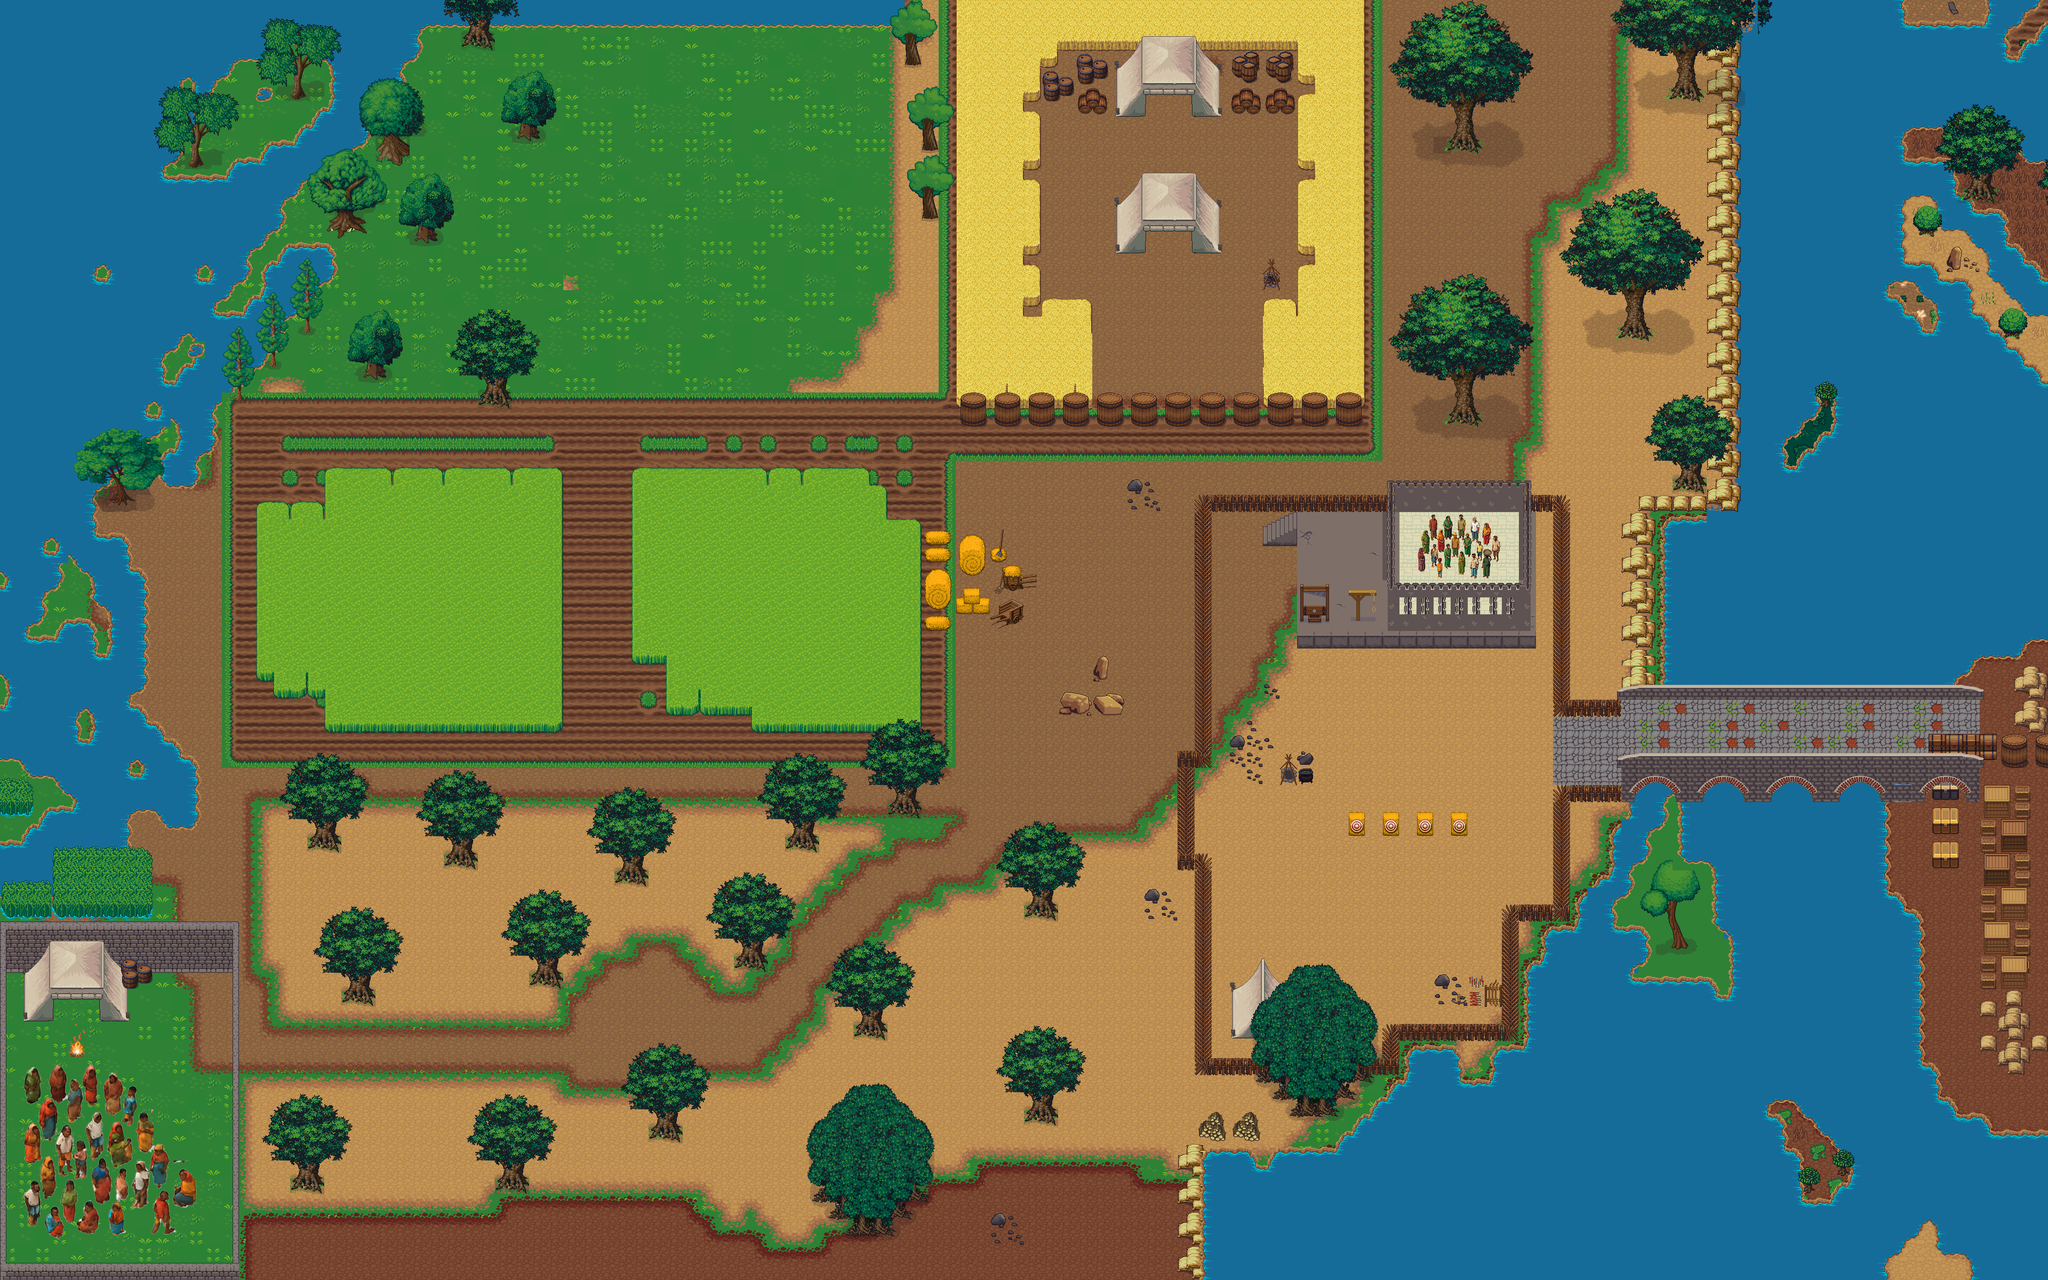

Tiled map render using the project's own tile images. Description and the map definition, with tile-layer contents summarised, below:
An orthogonal 120x75 tile map with 32x32 px tiles, 26 tile layers (Bridge Collision, Grass, Mati, Mati Textures, ...), 2 hidden layers not drawn, 14 tilesets and 6 objects.

<map version="1.10" tiledversion="1.11.2" orientation="orthogonal" renderorder="right-down" width="120" height="75" tilewidth="32" tileheight="32" infinite="0" nextlayerid="127" nextobjectid="12">
 <tileset firstgid="1" name="terrain" tilewidth="32" tileheight="32" tilecount="1024" columns="32">
  <image source="../Assets/terrain.png" trans="000000" width="1024" height="1024" />
  <tile id="175">
   <animation>
    <frame tileid="175" duration="500" />
    <frame tileid="176" duration="500" />
    <frame tileid="177" duration="500" />
   </animation>
  </tile>
  <tile id="187">
   <animation>
    <frame tileid="187" duration="500" />
    <frame tileid="188" duration="500" />
    <frame tileid="189" duration="500" />
   </animation>
  </tile>
  <tile id="268">
   <objectgroup draworder="index">
    <object id="5" x="20.9091" y="13.1818" width="11.0909" height="18.7273" />
    <object id="6" x="15.2727" y="13.1818" width="7.90909" height="18.8182" />
    <object id="7" x="10.1818" y="15.1818" width="5.63636" height="16.6364" />
    <object id="8" x="10.7273" y="14.5455" width="4.54545" height="5" />
    <object id="9" x="5" y="15.4545" width="6.27273" height="16.2727" />
    <object id="10" x="1.18182" y="19.4545" width="6.27273" height="12.4545" />
   </objectgroup>
  </tile>
  <wangsets>
   <wangset name="Terrains" type="mixed" tile="-1" />
  </wangsets>
 </tileset>
 <tileset firstgid="1025" name="trees-pale" tilewidth="32" tileheight="32" tilecount="1024" columns="32">
  <image source="../Assets/trees-pale.png" trans="000000" width="1024" height="1024" />
 </tileset>
 <tileset firstgid="2049" name="decorations-medieval" tilewidth="32" tileheight="32" tilecount="1024" columns="16">
  <image source="../Assets/decorations-medieval.png" trans="000000" width="512" height="2048" />
 </tileset>
 <tileset firstgid="3073" name="PathAndObjects" tilewidth="32" tileheight="32" tilecount="256" columns="16">
  <image source="../Assets/PathAndObjects.png" trans="000000" width="512" height="512" />
 </tileset>
 <tileset firstgid="3329" name="fence_medieval" tilewidth="32" tileheight="32" tilecount="512" columns="16">
  <image source="../Assets/fence_medieval.png" trans="000000" width="512" height="1024" />
  <wangsets>
   <wangset name="Terrains" type="mixed" tile="-1" />
  </wangsets>
 </tileset>
 <tileset firstgid="3841" name="stone-bridge2" tilewidth="32" tileheight="32" tilecount="160" columns="16">
  <image source="../Assets/stone-bridge2.png" trans="000000" width="512" height="320" />
 </tileset>
 <tileset firstgid="4001" name="container" tilewidth="32" tileheight="32" tilecount="1024" columns="16">
  <image source="../Assets/container.png" trans="000000" width="512" height="2048" />
 </tileset>
 <tileset firstgid="5025" name="collisions" tilewidth="32" tileheight="32" tilecount="1" columns="1">
  <image source="../Assets/collisions.jpg" trans="000000" width="32" height="32" />
 </tileset>
 <tileset firstgid="5026" name="terrain" tilewidth="32" tileheight="32" tilecount="1024" columns="32">
  <image source="../Assets/terrain.png" trans="000000" width="1024" height="1024" />
  <tile id="187" probability="0.2" />
  <tile id="188" probability="0.4" />
  <tile id="189" probability="0.1" />
  <tile id="352" probability="0.005" />
  <tile id="353" probability="0.03" />
  <tile id="354" probability="0.2" />
  <tile id="355" probability="0.04" />
  <tile id="356" probability="0.02" />
  <tile id="358" probability="0.06" />
  <tile id="359" probability="0.06" />
  <tile id="360" probability="0.1" />
  <wangsets>
   <wangset name="Terrains" type="mixed" tile="-1" />
  </wangsets>
 </tileset>
 <tileset firstgid="6050" name="fence_medieval" tilewidth="32" tileheight="32" tilecount="1024" columns="16">
  <image source="../Assets/decorations-medieval.png" trans="000000" width="512" height="2048" />
  <wangsets>
   <wangset name="Terrains" type="mixed" tile="-1" />
  </wangsets>
 </tileset>
 <tileset firstgid="7074" name="trees-pale" tilewidth="32" tileheight="32" tilecount="1024" columns="32">
  <image source="../Assets/trees-pale.png" trans="000000" width="1024" height="1024" />
 </tileset>
 <tileset firstgid="8098" name="container" tilewidth="32" tileheight="32" tilecount="1024" columns="16">
  <image source="../Assets/container.png" trans="000000" width="512" height="2048" />
 </tileset>
 <tileset firstgid="9122" name="Villagers" tilewidth="32" tileheight="32" tilecount="28" columns="7">
  <image source="../Assets/Villagers.png" trans="000000" width="224" height="128" />
 </tileset>
 <tileset firstgid="9150" name="Villagers-2" tilewidth="32" tileheight="32" tilecount="121" columns="11">
  <image source="../Assets/Villagers-2.png" trans="000000" width="352" height="352" />
 </tileset>
 <layer id="118" name="Bridge Collision" width="120" height="75">
  <data>[9000 cells, 11 non-empty, 1 distinct tile ids]</data>
 </layer>
 <layer id="92" name="Water" width="120" height="75" visible="0">
  <data>[9000 cells, 7485 non-empty, 1 distinct tile ids]</data>
 </layer>
 <layer id="93" name="Grass" width="120" height="75">
  <data>[9000 cells, 8560 non-empty, 9 distinct tile ids]</data>
 </layer>
 <layer id="94" name="Mati" width="120" height="75">
  <data>[9000 cells, 6022 non-empty, 37 distinct tile ids]</data>
 </layer>
 <layer id="95" name="Mati Textures" width="120" height="75">
  <data>[9000 cells, 31 non-empty, 11 distinct tile ids]</data>
 </layer>
 <layer id="109" name="River Paar" width="120" height="75">
  <data>[9000 cells, 110 non-empty, 9 distinct tile ids]</data>
 </layer>
 <layer id="96" name="River" width="120" height="75">
  <data>[9000 cells, 1216 non-empty, 15 distinct tile ids]</data>
 </layer>
 <layer id="108" name="Tile Layer 15" width="120" height="75">
  <data>[9000 cells, 1217 non-empty, 26 distinct tile ids]</data>
 </layer>
 <layer id="99" name="Khet" width="120" height="75">
  <data>[9000 cells, 908 non-empty, 62 distinct tile ids]</data>
 </layer>
 <layer id="100" name="Pass" width="120" height="75">
  <data>[9000 cells, 30 non-empty, 8 distinct tile ids]</data>
 </layer>
 <layer id="101" name="Fench" width="120" height="75">
  <data>[9000 cells, 191 non-empty, 20 distinct tile ids]</data>
 </layer>
 <layer id="102" name="Army Camp 1" width="120" height="75">
  <data>[9000 cells, 262 non-empty, 70 distinct tile ids]</data>
 </layer>
 <layer id="103" name="Army Camp Objects" width="120" height="75">
  <data>[9000 cells, 78 non-empty, 49 distinct tile ids]</data>
 </layer>
 <layer id="104" name="Tree Shadow" width="120" height="75">
  <data>[9000 cells, 171 non-empty, 82 distinct tile ids]</data>
 </layer>
 <layer id="113" name="Tree" width="120" height="75" opacity="0.96">
  <data>[9000 cells, 750 non-empty, 206 distinct tile ids]</data>
 </layer>
 <layer id="112" name="Trees Collisions" width="120" height="75">
  <data>[9000 cells, 189 non-empty, 61 distinct tile ids]</data>
 </layer>
 <layer id="110" name="Boat" width="120" height="75" visible="0">
  <data>[9000 cells, 8 non-empty, 8 distinct tile ids]</data>
 </layer>
 <layer id="114" name="left" width="120" height="75">
  <data>[9000 cells, 504 non-empty, 32 distinct tile ids]</data>
 </layer>
 <layer id="115" name="Left2" width="120" height="75">
  <data>[9000 cells, 162 non-empty, 42 distinct tile ids]</data>
 </layer>
 <layer id="116" name="left3" width="120" height="75">
  <data>[9000 cells, 1042 non-empty, 20 distinct tile ids]</data>
 </layer>
 <layer id="117" name="Left4" width="120" height="75">
  <data>[9000 cells, 144 non-empty, 79 distinct tile ids]</data>
 </layer>
 <layer id="120" name="ContainerGate" width="120" height="75">
  <data>[9000 cells, 20 non-empty, 4 distinct tile ids]</data>
 </layer>
 <layer id="121" name="FenchGate" width="120" height="75">
  <data>[9000 cells, 5 non-empty, 1 distinct tile ids]</data>
 </layer>
 <layer id="122" name="HostageGate01" width="120" height="75">
  <data>[9000 cells, 6 non-empty, 1 distinct tile ids]</data>
 </layer>
 <layer id="123" name="HostageGate02" width="120" height="75">
  <data>[9000 cells, 4 non-empty, 1 distinct tile ids]</data>
 </layer>
 <layer id="125" name="BridgeBack" width="120" height="75">
  <data>[9000 cells, 116 non-empty, 18 distinct tile ids]</data>
 </layer>
 <layer id="124" name="BridgeFront" width="120" height="75">
  <data>[9000 cells, 69 non-empty, 29 distinct tile ids]</data>
 </layer>
 <layer id="126" name="People" width="120" height="75">
  <data>[9000 cells, 122 non-empty, 122 distinct tile ids]</data>
 </layer>
</map>
